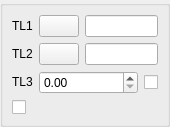
<ui version="4.0" >
 <class>DlgRef_2Sel1Spin2Check_QTD</class>
 <widget class="QWidget" name="DlgRef_2Sel1Spin2Check_QTD" >
  <property name="geometry" >
   <rect>
    <x>0</x>
    <y>0</y>
    <width>170</width>
    <height>118</height>
   </rect>
  </property>
  <property name="windowTitle" >
   <string/>
  </property>
  <layout class="QGridLayout" >
   <property name="leftMargin" >
    <number>0</number>
   </property>
   <property name="topMargin" >
    <number>0</number>
   </property>
   <property name="rightMargin" >
    <number>0</number>
   </property>
   <property name="bottomMargin" >
    <number>0</number>
   </property>
   <property name="horizontalSpacing" >
    <number>0</number>
   </property>
   <property name="verticalSpacing" >
    <number>0</number>
   </property>
   <item row="0" column="0" >
    <widget class="QGroupBox" name="GroupBox1" >
     <property name="title" >
      <string/>
     </property>
     <layout class="QGridLayout" >
      <property name="leftMargin" >
       <number>9</number>
      </property>
      <property name="topMargin" >
       <number>9</number>
      </property>
      <property name="rightMargin" >
       <number>9</number>
      </property>
      <property name="bottomMargin" >
       <number>9</number>
      </property>
      <property name="horizontalSpacing" >
       <number>6</number>
      </property>
      <property name="verticalSpacing" >
       <number>6</number>
      </property>
      <item row="2" column="1" colspan="2" >
       <widget class="SalomeApp_DoubleSpinBox" name="SpinBox_DX" >
        <property name="sizePolicy" >
         <sizepolicy vsizetype="Fixed" hsizetype="Expanding" >
          <horstretch>0</horstretch>
          <verstretch>0</verstretch>
         </sizepolicy>
        </property>
       </widget>
      </item>
      <item row="2" column="3" >
       <widget class="QCheckBox" name="CheckButton2" >
        <property name="sizePolicy" >
         <sizepolicy vsizetype="Fixed" hsizetype="Fixed" >
          <horstretch>0</horstretch>
          <verstretch>0</verstretch>
         </sizepolicy>
        </property>
        <property name="text" >
         <string/>
        </property>
       </widget>
      </item>
      <item row="0" column="0" >
       <widget class="QLabel" name="TextLabel1" >
        <property name="sizePolicy" >
         <sizepolicy vsizetype="Fixed" hsizetype="Fixed" >
          <horstretch>0</horstretch>
          <verstretch>0</verstretch>
         </sizepolicy>
        </property>
        <property name="text" >
         <string>TL1</string>
        </property>
        <property name="wordWrap" >
         <bool>false</bool>
        </property>
       </widget>
      </item>
      <item row="2" column="0" >
       <widget class="QLabel" name="TextLabel3" >
        <property name="sizePolicy" >
         <sizepolicy vsizetype="Fixed" hsizetype="Fixed" >
          <horstretch>0</horstretch>
          <verstretch>0</verstretch>
         </sizepolicy>
        </property>
        <property name="text" >
         <string>TL3</string>
        </property>
        <property name="wordWrap" >
         <bool>false</bool>
        </property>
       </widget>
      </item>
      <item row="1" column="1" >
       <widget class="QPushButton" name="PushButton2" >
        <property name="sizePolicy" >
         <sizepolicy vsizetype="Fixed" hsizetype="Fixed" >
          <horstretch>0</horstretch>
          <verstretch>0</verstretch>
         </sizepolicy>
        </property>
        <property name="text" >
         <string/>
        </property>
       </widget>
      </item>
      <item row="1" column="0" >
       <widget class="QLabel" name="TextLabel2" >
        <property name="sizePolicy" >
         <sizepolicy vsizetype="Fixed" hsizetype="Fixed" >
          <horstretch>0</horstretch>
          <verstretch>0</verstretch>
         </sizepolicy>
        </property>
        <property name="text" >
         <string>TL2</string>
        </property>
        <property name="wordWrap" >
         <bool>false</bool>
        </property>
       </widget>
      </item>
      <item row="1" column="2" colspan="2" >
       <widget class="QLineEdit" name="LineEdit2" />
      </item>
      <item row="0" column="1" >
       <widget class="QPushButton" name="PushButton1" >
        <property name="sizePolicy" >
         <sizepolicy vsizetype="Fixed" hsizetype="Fixed" >
          <horstretch>0</horstretch>
          <verstretch>0</verstretch>
         </sizepolicy>
        </property>
        <property name="text" >
         <string/>
        </property>
       </widget>
      </item>
      <item row="0" column="2" colspan="2" >
       <widget class="QLineEdit" name="LineEdit1" />
      </item>
      <item row="3" column="0" colspan="4" >
       <widget class="QCheckBox" name="CheckButton1" >
        <property name="text" >
         <string/>
        </property>
       </widget>
      </item>
     </layout>
    </widget>
   </item>
  </layout>
 </widget>
 <layoutdefault spacing="6" margin="11" />
 <pixmapfunction>qPixmapFromMimeSource</pixmapfunction>
 <customwidgets>
  <customwidget>
   <class>SalomeApp_DoubleSpinBox</class>
   <extends>QDoubleSpinBox</extends>
   <header location="global" >gui/SalomeApp_DoubleSpinBox.h</header>
  </customwidget>
 </customwidgets>
 <tabstops>
  <tabstop>PushButton1</tabstop>
  <tabstop>LineEdit1</tabstop>
  <tabstop>PushButton2</tabstop>
  <tabstop>LineEdit2</tabstop>
  <tabstop>SpinBox_DX</tabstop>
  <tabstop>CheckButton2</tabstop>
  <tabstop>CheckButton1</tabstop>
 </tabstops>
 <resources/>
 <connections/>
</ui>
